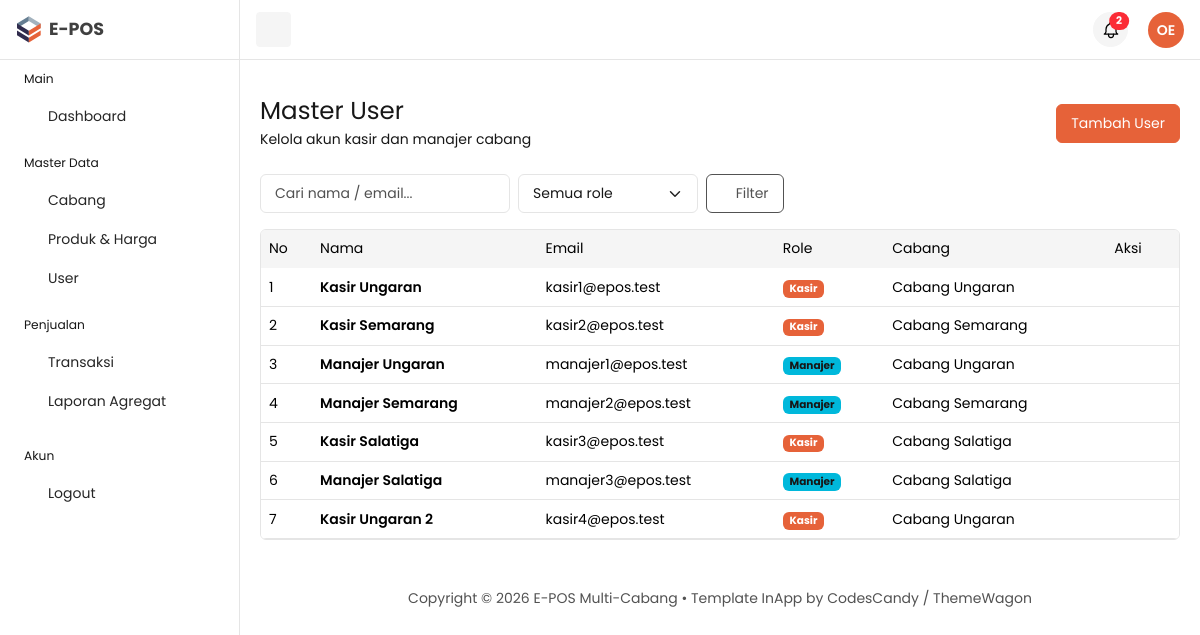
Page /owner/index.php?page=petugas (signed in) on the committed database.
### tables this page shows
CREATE TABLE `users` (
  `id`        INT NOT NULL AUTO_INCREMENT,
  `nama`      VARCHAR(100) NOT NULL,
  `email`     VARCHAR(100) NOT NULL,
  `password`  VARCHAR(255) NOT NULL,
  `role`      ENUM('admin','kasir','manajer') NOT NULL,
  `branch_id` INT DEFAULT NULL,
  PRIMARY KEY (`id`),
  UNIQUE KEY `email` (`email`),
  KEY `fk_users_branch` (`branch_id`),
  CONSTRAINT `fk_users_branch` FOREIGN KEY (`branch_id`) REFERENCES `branches` (`id`)
);

CREATE TABLE `branches` (
  `id`          INT NOT NULL AUTO_INCREMENT,
  `nama_cabang` VARCHAR(100) NOT NULL,
  `alamat`      TEXT,
  `telepon`     VARCHAR(20) DEFAULT NULL,
  PRIMARY KEY (`id`)
);

### owner/function/guard.php (called while the page is built, shortened)
<?php
function e($v)
{
    return htmlspecialchars((string) $v, ENT_QUOTES, 'UTF-8');
}

### owner/database/connection.php (called while the page is built, shortened)
<?php
require_once __DIR__ . '/../../login/database/cek_skema.php';
class Database
{
    private $host = "localhost";
    private $username = "root";
    private $password = "";
    private $database = "e-pos";
    public $conn;
    public function __construct()
    {
        try {
            $this->conn = new mysqli(
                $this->host,
                $this->username,
                $this->password,
                $this->database
            );
        } catch (mysqli_sql_exception $ex) {
            eposHentikan('Tidak bisa terhubung ke database "' . $this->database . '". (' . $ex->getMessage() . ')');
        }
        $this->conn->set_charset('utf8mb4');
        eposCekSkema($this->conn);
    }
}

### login/database/cek_skema.php (called while the page is built, shortened)
<?php
function eposCekSkema($conn)
{
    $cek = [
        'branches'            => 'id, nama_cabang, alamat, telepon',
        'users'               => 'id, nama, email, password, role, branch_id',
        'products'            => 'id, branch_id, nama_produk, harga_jual, stok',
        'transactions'        => 'id, branch_id, cashier_id, invoice_number, total_bayar, diskon, tanggal, status',
        'transaction_details' => 'id, transaction_id, product_id, jumlah, harga_satuan, subtotal',
    ];
    foreach ($cek as $tabel => $kolom) {
        try {
            $conn->query("SELECT $kolom FROM $tabel LIMIT 1");
        } catch (mysqli_sql_exception $ex) {
            eposHentikan("Tabel '$tabel' belum ada atau kolomnya tidak sesuai. (" . $ex->getMessage() . ')');
        }
    }
}

### owner/function/petugas.php (called while the page is built, shortened)
<?php
require_once 'database/connection.php';
class Petugas
{
    private $conn;
    public function __construct()
    {
        $database = new Database();
        $this->conn = $database->conn;
    }
    public function semua($role = '', $cari = '')
    {
        $like = '%' . $cari . '%';
        $stmt = $this->conn->prepare(
            "SELECT u.*, b.nama_cabang
             FROM users u
             LEFT JOIN branches b ON b.id = u.branch_id
             WHERE u.role <> 'admin'
               AND (? = '' OR u.role = ?)
               AND (u.nama LIKE ? OR u.email LIKE ?)
             ORDER BY u.id ASC"
        );
        $stmt->bind_param('ssss', $role, $role, $like, $like);
        $stmt->execute();
        return $stmt->get_result()->fetch_all(MYSQLI_ASSOC);
    }
}

### owner/pages/petugas/petugas.php (the view, shortened to what this page needs)
<?php
require_once 'function/petugas.php';
$petugas = new Petugas();
$role = isset($_GET['role']) ? $_GET['role'] : '';
if (!in_array($role, ['kasir', 'manajer'])) {
    $role = '';
}
$cari = isset($_GET['cari']) ? trim($_GET['cari']) : '';
$data = $petugas->semua($role, $cari);
$warna = ['kasir' => 'bg-primary', 'manajer' => 'bg-info text-dark'];
?>
<main id="content" class="content py-10">
    <div class="container-fluid">
        <div class="row">
            <div class="col-12">
                <div class="d-flex justify-content-between align-items-center mb-4">
                    <div>
                        <h1 class="fs-3 mb-1">Master User</h1>
                        <p class="mb-0">Kelola akun kasir dan manajer cabang</p>
                    </div>
                    <div>
                        <a href="index.php?page=tambahPetugas" class="btn btn-primary">Tambah User</a>
                    </div>
                </div>
            </div>
        </div>
        <div class="row">
            <div class="col-12">
                <form method="get" class="d-flex gap-2 mb-3 flex-wrap">
                    <input type="text" name="cari" value="<?= e($cari) ?>" class="form-control" placeholder="Cari nama / email..." style="max-width: 250px;">
                    <select name="role" class="form-select" style="max-width: 180px;">
                        <option value="">Semua role</option>
                    </select>
                    <button class="btn btn-outline-secondary" type="submit"><i class="ti ti-filter"></i> Filter</button>
                </form>
                <div class="card table-responsive">
                    <table class="table mb-0 text-nowrap table-hover">
                        <thead class="table-light border-light">
                            <tr>
                                <th>No</th>
                                <th>Nama</th>
                                <th>Email</th>
                                <th>Role</th>
                                <th>Cabang</th>
                                <th>Aksi</th>
                            </tr>
                        </thead>
                        <tbody>
                            <?php $no = 1; foreach ($data as $row) { ?>
                                <tr class="align-middle">
                                    <td><?= $no++ ?></td>
                                    <td class="fw-semibold"><?= e($row['nama']) ?></td>
                                    <td><?= e($row['email']) ?></td>
                                    <td><span class="badge <?= $warna[$row['role']] ?>"><?= e(ucfirst($row['role'])) ?></span></td>
                                    <td><?= e($row['nama_cabang']) ?></td>
                                    <td>
                                        <a href="index.php?page=updatePetugas&id=<?= (int) $row['id'] ?>"><i class="ti ti-edit"></i></a>
                                        <form method="post" class="d-inline" onsubmit="return confirm('Hapus user ini?')">
                                            <button type="submit" class="btn btn-link link-danger p-0 border-0"><i class="ti ti-trash ms-2"></i></button>
                                        </form>
                                    </td>
                                </tr>
                            <?php } ?>
                        </tbody>
                    </table>
                </div>
            </div>
        </div>
        <?php include 'components/footer.php'; ?>
    </div>
</main>

### rows in the picture
users: nama "Kasir Ungaran", email "kasir1@epos.test", role "Kasir", branch.nama_cabang "Cabang Ungaran"
users: nama "Kasir Semarang", email "kasir2@epos.test", role "Kasir", branch.nama_cabang "Cabang Semarang"
users: nama "Manajer Ungaran", email "manajer1@epos.test", role "Manajer", branch.nama_cabang "Cabang Ungaran"
users: nama "Manajer Semarang", email "manajer2@epos.test", role "Manajer", branch.nama_cabang "Cabang Semarang"
users: nama "Kasir Salatiga", email "kasir3@epos.test", role "Kasir", branch.nama_cabang "Cabang Salatiga"
users: nama "Manajer Salatiga", email "manajer3@epos.test", role "Manajer", branch.nama_cabang "Cabang Salatiga"
users: nama "Kasir Ungaran 2", email "kasir4@epos.test", role "Kasir", branch.nama_cabang "Cabang Ungaran"

### other values in the picture
$ini "OE"
